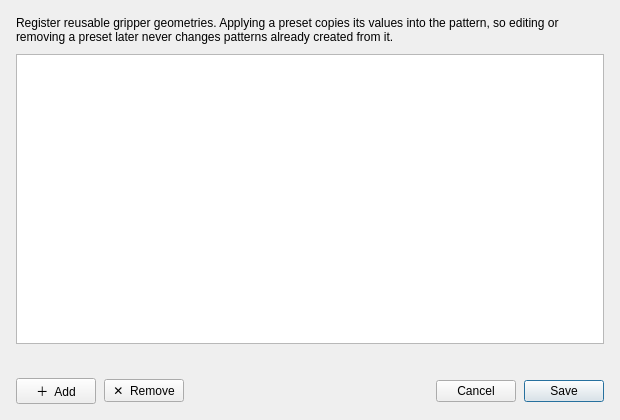
<?xml version="1.0" encoding="UTF-8"?>
<ui version="4.0">
 <class>GripperRegisterDialog</class>
 <widget class="QDialog" name="GripperRegisterDialog">
  <property name="geometry">
   <rect>
    <x>0</x>
    <y>0</y>
    <width>620</width>
    <height>420</height>
   </rect>
  </property>
  <property name="windowTitle">
   <string>Gripper Types</string>
  </property>
  <layout class="QVBoxLayout" name="root">
   <property name="leftMargin"><number>16</number></property>
   <property name="topMargin"><number>16</number></property>
   <property name="rightMargin"><number>16</number></property>
   <property name="bottomMargin"><number>16</number></property>
   <property name="spacing"><number>10</number></property>
   <item>
    <widget class="QLabel" name="lbl_hint">
     <property name="objectName"><string notr="true">lbl_hint</string></property>
     <property name="text">
      <string>Register reusable gripper geometries. Applying a preset copies its values into the pattern, so editing or removing a preset later never changes patterns already created from it.</string>
     </property>
     <property name="wordWrap"><bool>true</bool></property>
    </widget>
   </item>
   <item>
    <widget class="QTableWidget" name="tbl_presets">
     <property name="alternatingRowColors"><bool>true</bool></property>
     <property name="selectionBehavior"><enum>QAbstractItemView::SelectRows</enum></property>
     <property name="selectionMode"><enum>QAbstractItemView::SingleSelection</enum></property>
    </widget>
   </item>
   <item>
    <widget class="QLabel" name="lbl_message">
     <property name="objectName"><string notr="true">lbl_message</string></property>
     <property name="text"><string/></property>
     <property name="wordWrap"><bool>true</bool></property>
    </widget>
   </item>
   <item>
    <layout class="QHBoxLayout" name="buttons">
     <property name="spacing"><number>8</number></property>
     <item>
      <widget class="QPushButton" name="btn_add">
       <property name="text"><string>＋  Add</string></property>
      </widget>
     </item>
     <item>
      <widget class="QPushButton" name="btn_remove">
       <property name="text"><string>✕  Remove</string></property>
      </widget>
     </item>
     <item>
      <spacer name="spacer">
       <property name="orientation"><enum>Qt::Horizontal</enum></property>
       <property name="sizeHint" stdset="0">
        <size><width>40</width><height>20</height></size>
       </property>
      </spacer>
     </item>
     <item>
      <widget class="QPushButton" name="btn_cancel">
       <property name="text"><string>Cancel</string></property>
      </widget>
     </item>
     <item>
      <widget class="QPushButton" name="btn_save">
       <property name="text"><string>Save</string></property>
       <property name="default"><bool>true</bool></property>
      </widget>
     </item>
    </layout>
   </item>
  </layout>
 </widget>
 <resources/>
 <connections/>
</ui>
